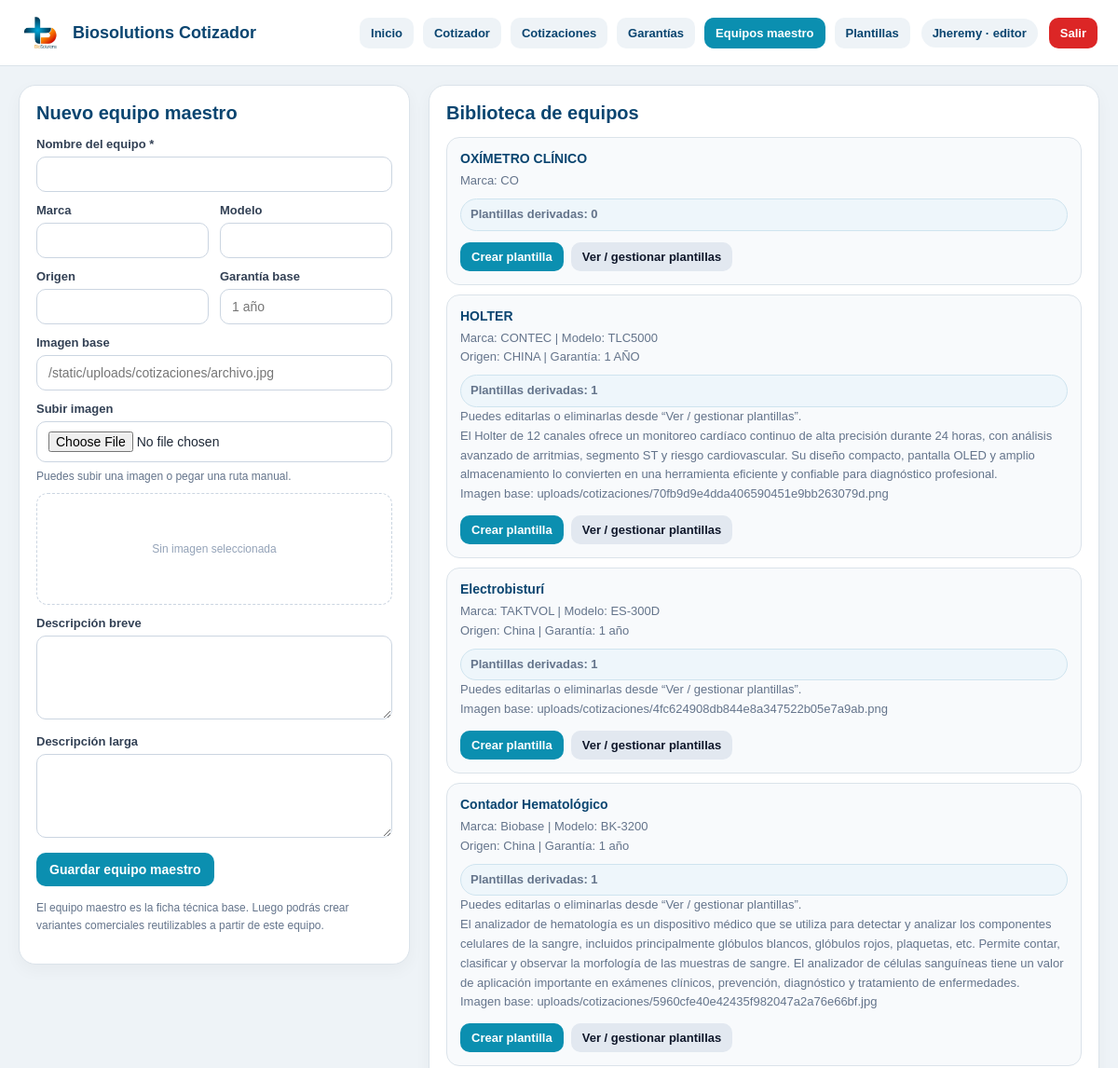
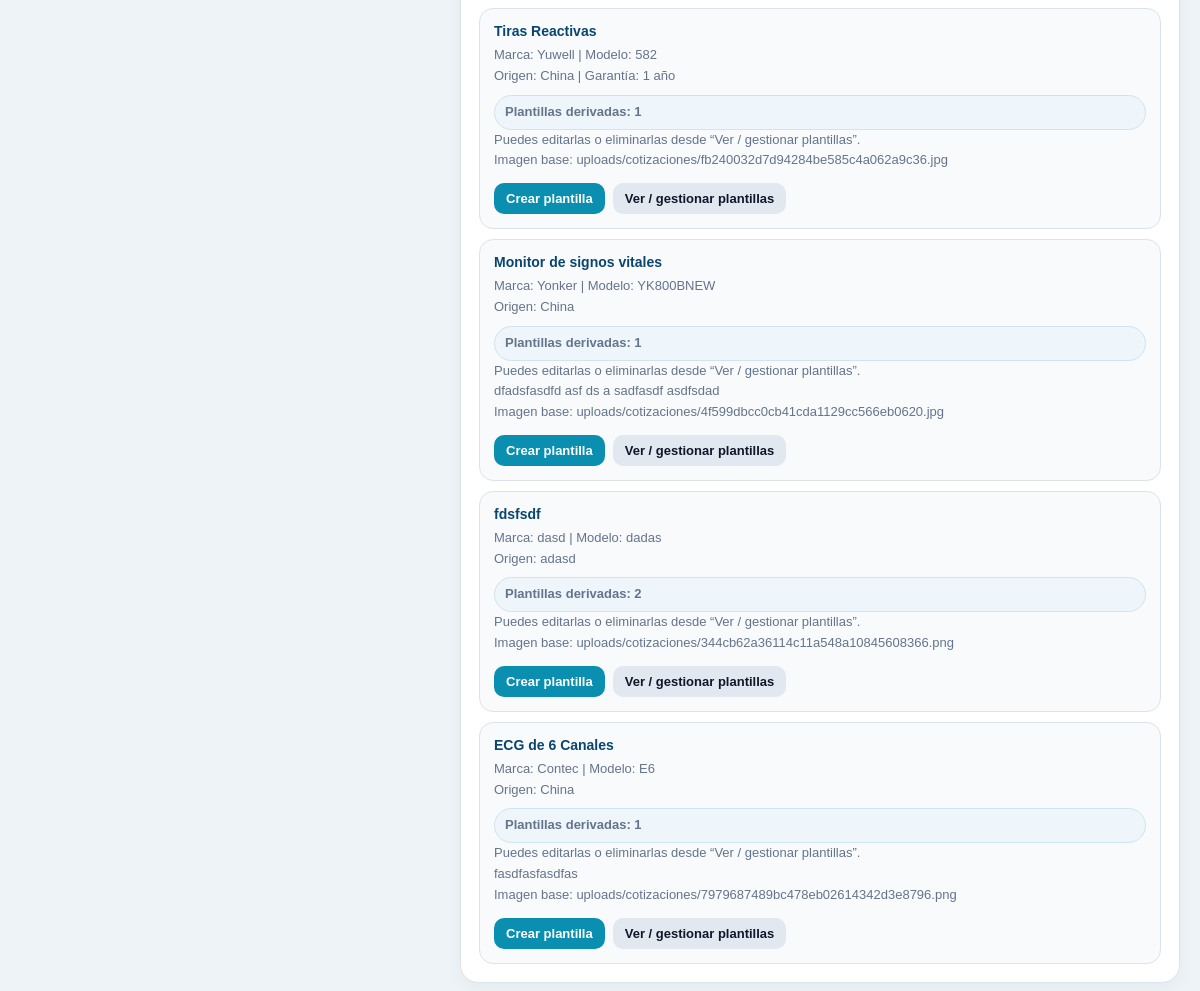
The page /equipos (signed in) on the database its author committed (2 pictures, top to bottom).
### tables this page shows
CREATE TABLE usuarios (
    id INTEGER PRIMARY KEY AUTOINCREMENT,
    username TEXT NOT NULL UNIQUE,
    password_hash TEXT NOT NULL,
    nombre TEXT,
    rol TEXT NOT NULL DEFAULT 'editor',
    activo INTEGER NOT NULL DEFAULT 1,
    creado_en TEXT NOT NULL DEFAULT CURRENT_TIMESTAMP
);

CREATE TABLE equipos (
    id INTEGER PRIMARY KEY AUTOINCREMENT,
    nombre TEXT NOT NULL,
    marca TEXT,
    modelo TEXT,
    origen TEXT,
    garantia_base TEXT,
    descripcion_breve TEXT,
    descripcion_larga TEXT,
    imagen TEXT,
    precio_base REAL,
    mostrar_precio_por_defecto INTEGER DEFAULT 0,
    activo INTEGER DEFAULT 1
);

### app.py (the view)
@app.route("/equipos")
@login_required
def equipos_page():
    conn = get_db_connection()
    equipos = conn.execute("""
        SELECT
            e.*,
            COUNT(p.id) AS plantillas_count
        FROM equipos e
        LEFT JOIN plantillas p
            ON p.equipo_id = e.id
           AND p.activo = 1
        WHERE e.activo = 1
        GROUP BY e.id
        ORDER BY e.id DESC
    """).fetchall()
    conn.close()
    return render_template("equipos.html", equipos=equipos, active_page="equipos")

### app.py (called while the page is built)
def get_db_connection():
    conn = sqlite3.connect(DB_PATH, timeout=10)
    conn.row_factory = sqlite3.Row
    return conn

def get_current_user():
    user_id = session.get("user_id")
    if not user_id:
        return None
    conn = get_db_connection()
    user = conn.execute("""
        SELECT id, username, nombre, rol, activo
        FROM usuarios
        WHERE id = ? AND activo = 1
    """, (user_id,)).fetchone()
    conn.close()
    return user

def login_required(view_func):
    @wraps(view_func)
    def wrapper(*args, **kwargs):
        if not session.get("user_id"):
            return redirect(url_for("login", next=request.path))
        return view_func(*args, **kwargs)
    return wrapper

@app.context_processor
def inject_auth_context():
    user = get_current_user()
    return {
        "current_user": user,
        "current_role": user["rol"] if user else None
    }

### templates/equipos.html (shortened to what this page needs)
{% extends "base.html" %}
{% block content %}
<div class="page-grid">
 <section class="page-card">
    <h2>{% if current_role in ['admin', 'editor'] %}Nuevo equipo maestro{% else %}Detalle del módulo{% endif %}</h2>
    {% if current_role in ['admin', 'editor'] %}
    <form method="post" action="/equipos/nuevo">
      <div class="field">
        <label for="nombre">Nombre del equipo *</label>
        <input type="text" id="nombre" name="nombre" required>
      </div>
      <div class="grid-2">
        <div class="field">
          <label for="marca">Marca</label>
          <input type="text" id="marca" name="marca">
        </div>
        <div class="field">
          <label for="modelo">Modelo</label>
          <input type="text" id="modelo" name="modelo">
        </div>
      </div>
      <div class="grid-2">
        <div class="field">
          <label for="origen">Origen</label>
          <input type="text" id="origen" name="origen">
        </div>
        <div class="field">
          <label for="garantia_base">Garantía base</label>
          <input type="text" id="garantia_base" name="garantia_base" placeholder="1 año">
        </div>
      </div>
   <div class="field">
        <label for="imagen">Imagen base</label>
        <input type="text" id="imagen" name="imagen" placeholder="/static/uploads/cotizaciones/archivo.jpg">
      </div>
      <div class="field">
        <label for="imagen_upload">Subir imagen</label>
        <input type="file" id="imagen_upload" accept="image/*">
        <div class="tiny-note" style="margin-top:6px;">
          Puedes subir una imagen o pegar una ruta manual.
        </div>
        <div class="image-preview-box" id="equipoImagePreview">
        </div>
      </div>
      <div class="field">
        <label for="descripcion_breve">Descripción breve</label>
        <textarea id="descripcion_breve" name="descripcion_breve"></textarea>
      </div>
      <div class="field">
        <label for="descripcion_larga">Descripción larga</label>
        <textarea id="descripcion_larga" name="descripcion_larga"></textarea>
      </div>
      <button type="submit" class="btn">Guardar equipo maestro</button>
    </form>
       {% else %}
      <p class="tiny-note">
        Tu perfil es de solo lectura. Puedes consultar la biblioteca de equipos maestro, pero no crear ni modificar registros.
      </p>
    {% endif %}
    <p class="tiny-note" style="margin-top:14px;">
      El equipo maestro es la ficha técnica base. Luego podrás crear variantes comerciales reutilizables a partir de este equipo.
    </p>
  </section>
  <section class="page-card">
    <h2>Biblioteca de equipos</h2>
    {% if equipos %}
      <div class="lib-list">
        {% for equipo in equipos %}
          <div class="lib-card">
            <strong>{{ equipo["nombre"] }}</strong>
            <span>
              {% if equipo["marca"] %}Marca: {{ equipo["marca"] }}{% endif %}
              {% if equipo["modelo"] %} | Modelo: {{ equipo["modelo"] }}{% endif %}
            </span>
            <span>
              {% if equipo["origen"] %}Origen: {{ equipo["origen"] }}{% endif %}
              {% if equipo["garantia_base"] %} | Garantía: {{ equipo["garantia_base"] }}{% endif %}
            </span>
            <span class="origin-badge">
              Plantillas derivadas: {{ equipo["plantillas_count"] or 0 }}
            </span>
            {% if (equipo["plantillas_count"] or 0) > 0 %}
              <span>Puedes editarlas o eliminarlas desde “Ver / gestionar plantillas”.</span>
            {% endif %}
            {% if equipo["descripcion_breve"] %}
              <span>{{ equipo["descripcion_breve"] }}</span>
            {% endif %}
            {% if equipo["imagen"] %}
              <span>Imagen base: {{ equipo["imagen"] }}</span>
            {% endif %}
             <div class="card-actions">
               {% if current_role in ['admin', 'editor'] %}
                <a class="btn-link" href="{{ url_for('plantillas_page') }}?equipo_id={{ equipo['id'] }}&action=create">
                  Crear plantilla
                </a>
              {% endif %}
              <a class="btn-link secondary" href="{{ url_for('plantillas_page') }}?equipo_id={{ equipo['id'] }}&action=view">
                Ver / gestionar plantillas
              </a>
            </div>
          </div>
        {% endfor %}
      </div>
    {% else %}
      <p class="tiny-note">No hay equipos maestro cargados todavía.</p>
    {% endif %}
  </section>
</div>
{% endblock %}

### templates/base.html (shortened to what this page needs)
<!DOCTYPE html>
<html lang="es">
<head>
  <link rel="stylesheet" href="{{ url_for('static', filename='styles.css') }}?v=7" />
</head>
<body>
  <header class="topbar">
    <div class="topbar-left">
      <img src="{{ url_for('static', filename='logo_biosolutions.png') }}" alt="BioSolutions" class="topbar-logo">
      <div class="topbar-title">Biosolutions Cotizador</div>
    </div>
    <div class="topbar-right">
      <nav class="nav-links">
        <a href="{{ url_for('dashboard') }}" class="{% if active_page == 'inicio' %}active{% endif %}">Inicio</a>
         {% if current_role in ['admin', 'editor', 'visor'] %}
          <a href="{{ url_for('cotizador') }}" class="{% if active_page == 'cotizador' %}active{% endif %}">Cotizador</a>
          <a href="{{ url_for('cotizaciones_page') }}" class="{% if active_page == 'cotizaciones' %}active{% endif %}">Cotizaciones</a>
          <a href="{{ url_for('garantias_page') }}" class="{% if active_page == 'garantias' %}active{% endif %}">Garantías</a>
        {% endif %}
        {% if current_role in ['admin', 'editor', 'visor'] %}
          <a href="{{ url_for('equipos_page') }}" class="{% if active_page == 'equipos' %}active{% endif %}">Equipos maestro</a>
          <a href="{{ url_for('plantillas_page') }}" class="{% if active_page == 'plantillas' %}active{% endif %}">Plantillas</a>
        {% endif %}
      </nav>
      {% if current_user %}
        <div class="user-chip">
          {{ current_user["username"] }} · {{ current_user["rol"] }}
        </div>
        <a href="{{ url_for('logout') }}" class="logout-link">Salir</a>
      {% endif %}
    </div>
  </header>
  <main class="page-shell">
    {% block content %}{% endblock %}
  </main>
</body>
</html>

### static/styles.css (style rules this page uses)
:root { --primary:#0b8fb0; --primary-dark:#0a4570; --accent:#f47c20; --text:#1f2937; --muted:#6b7280; --line:#dbe3ea; --soft:#f7fafc; --panel:#ffffff; --bg:#eef3f7; --danger:#dc2626; }
* { box-sizing:border-box }
body { margin:0; font-family:Arial, Helvetica, sans-serif; background:var(--bg); color:var(--text); }
.field { margin-bottom:10px; }
.field label { display:block; margin-bottom:6px; font-size:12px; color:#475569; font-weight:700; }
.field input, .field textarea { width:100%; padding:10px 11px; border:1px solid #cbd5e1; border-radius:10px; font-size:13px; font-family:inherit; background:#fff; }
.field textarea { min-height:80px; resize:vertical; line-height:1.5; }
.grid-2 { display:grid; grid-template-columns:1fr 1fr; gap:10px; }
.btn { border:none; border-radius:10px; padding:10px 12px; font-size:13px; font-weight:700; cursor:pointer; }

### templates/base.html (style rules this page uses)
.topbar { display:flex; justify-content:space-between; align-items:center; gap:16px; padding:14px 22px; background:#fff; border-bottom:1px solid #dbe3ea; position:sticky; top:0; z-index:20; }
.topbar-left { display:flex; align-items:center; gap:14px; }
.topbar-logo { height:42px; width:auto; display:block; }
.topbar-title { font-size:18px; font-weight:800; color:#0a4570; }
.nav-links { display:flex; flex-wrap:wrap; gap:10px; }
.nav-links a { text-decoration:none; padding:9px 12px; border-radius:10px; background:#eef3f7; color:#0a4570; font-weight:700; font-size:13px; }
.nav-links a.active { background:#0b8fb0; color:#fff; }
.topbar-right { display:flex; align-items:center; gap:12px; flex-wrap:wrap; }
.user-chip { display:inline-flex; align-items:center; gap:8px; background:#eef3f7; color:#0a4570; border-radius:999px; padding:8px 12px; font-size:13px; font-weight:700; }
.logout-link { text-decoration:none; background:#dc2626; color:#fff; padding:9px 12px; border-radius:10px; font-size:13px; font-weight:700; }
.page-shell { padding:20px; }

### templates/equipos.html (style rules this page uses)
.page-grid { display:grid; grid-template-columns: 420px 1fr; gap:20px; align-items:start; }
.page-card { background:#fff; border:1px solid #dbe3ea; border-radius:18px; padding:18px; box-shadow:0 6px 18px rgba(0,0,0,.04); }
.page-card h2 { margin:0 0 14px; color:#0a4570; font-size:20px; }
.field { margin-bottom:12px; }
.field label { display:block; margin-bottom:6px; font-size:13px; font-weight:700; color:#334155; }
.field input, .field textarea { width:100%; padding:10px 12px; border:1px solid #cbd5e1; border-radius:10px; font-size:14px; font-family:inherit; box-sizing:border-box; }
.field textarea { min-height:90px; resize:vertical; }
.grid-2 { display:grid; grid-template-columns:1fr 1fr; gap:12px; }
.btn { background:#0b8fb0; color:#fff; border:none; border-radius:10px; padding:10px 14px; font-size:14px; font-weight:700; cursor:pointer; }
.lib-list { display:grid; gap:10px; }
.lib-card { border:1px solid #dbe3ea; border-radius:14px; padding:14px; background:#f8fafc; }
.lib-card strong { display:block; margin-bottom:6px; color:#0a4570; font-size:14px; }
.lib-card span { display:block; font-size:13px; color:#64748b; line-height:1.6; }
.tiny-note { font-size:12px; color:#64748b; line-height:1.6; }
.card-actions { display:flex; flex-wrap:wrap; gap:8px; margin-top:12px; }
.btn-link { display:inline-flex; align-items:center; justify-content:center; text-decoration:none; background:#0b8fb0; color:#fff; border:none; border-radius:10px; padding:8px 12px; font-size:13px; font-weight:700; cursor:pointer; }
.btn-link.secondary { background:#e2e8f0; color:#0f172a; }
.origin-badge { display:inline-block; margin-top:8px; background:#eef6fb; color:#0a4570; border:1px solid #cfe4ef; border-radius:999px; padding:6px 10px; font-size:12px; font-weight:700; }
.image-preview-box { margin-top:8px; border:1px dashed #cbd5e1; border-radius:12px; background:#fff; min-height:120px; display:flex; align-items:center; justify-content:center; overflow:hidden; padding:10px; }

### rows shown on the page
usuarios: username "Jheremy", rol "editor"
equipos: nombre "OXÍMETRO CLÍNICO", marca "CO", mostrar_precio_por_defecto "0"
equipos: nombre "HOLTER", marca "CONTEC", modelo "TLC5000", origen "CHINA", garantia_base "1 AÑO", activo "1", shows "Puedes editarlas o eliminarlas desde “Ver / gestionar plantillas”.", descripcion_breve "El Holter de 12 canales ofrece un monitoreo cardíaco continuo de alta precisión durante 24 horas, con análisis avanzado de arritmias, segmento ST y riesgo cardiovascular. Su diseño compacto, pantalla OLED y amplio almacenamiento lo convierten en una herramienta eficiente y confiable para diagnóstico profesional.", imagen "uploads/cotizaciones/70fb9d9e4dda406590451e9bb263079d.png"
equipos: nombre "Electrobisturí", marca "TAKTVOL", modelo "ES-300D", origen "China", garantia_base "1 año", activo "1", shows "Puedes editarlas o eliminarlas desde “Ver / gestionar plantillas”.", imagen "uploads/cotizaciones/4fc624908db844e8a347522b05e7a9ab.png"
equipos: nombre "Contador Hematológico", marca "Biobase", modelo "BK-3200", origen "China", garantia_base "1 año", activo "1", shows "Puedes editarlas o eliminarlas desde “Ver / gestionar plantillas”.", descripcion_breve "El analizador de hematología es un dispositivo médico que se utiliza para detectar y analizar los componentes celulares de la sangre, incluidos principalmente glóbulos blancos, glóbulos rojos, plaquetas, etc. Permite contar, clasificar y observar la morfología de las muestras de sangre. El analizador de células sanguíneas tiene un valor de aplicación importante en exámenes clínicos, prevención, diagnóstico y tratamiento de enfermedades.", imagen "uploads/cotizaciones/5960cfe40e42435f982047a2a76e66bf.jpg"
equipos: nombre "Tiras Reactivas", marca "Yuwell", modelo "582", origen "China", garantia_base "1 año", activo "1", shows "Puedes editarlas o eliminarlas desde “Ver / gestionar plantillas”.", imagen "uploads/cotizaciones/fb240032d7d94284be585c4a062a9c36.jpg"
equipos: nombre "Monitor de signos vitales", marca "Yonker", modelo "YK800BNEW", origen "China", activo "1", shows "Puedes editarlas o eliminarlas desde “Ver / gestionar plantillas”.", descripcion_breve "dfadsfasdfd asf ds a sadfasdf asdfsdad", imagen "uploads/cotizaciones/4f599dbcc0cb41cda1129cc566eb0620.jpg"
equipos: nombre "fdsfsdf", marca "dasd", modelo "dadas", origen "adasd", equipo "2", shows "Puedes editarlas o eliminarlas desde “Ver / gestionar plantillas”.", imagen "uploads/cotizaciones/344cb62a36114c11a548a10845608366.png"
equipos: nombre "ECG de 6 Canales", marca "Contec", modelo "E6", origen "China", activo "1", shows "Puedes editarlas o eliminarlas desde “Ver / gestionar plantillas”.", descripcion_breve "fasdfasfasdfas", imagen "uploads/cotizaciones/7979687489bc478eb02614342d3e8796.png"
